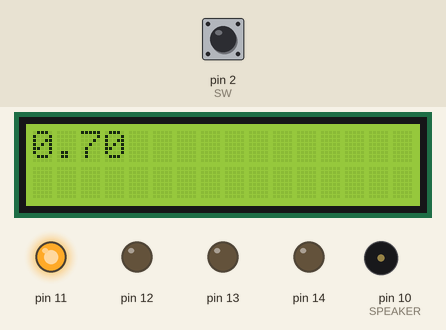
A sketch run on a simulated Arduino Uno, built with avr-gcc and run on an emulated ATmega328P. Shown: 16×2 character LCD, output pins drawn as LEDs (lit = HIGH), buzzer (waves = sounding, pin HIGH). The test bench sets the inputs (shaded band); at power-on: pin 2 (SW) HIGH.

Above: at 1.2 s.
1.3 s: pin 2 (SW) pulled LOW for 0.15 s
At 1.9 s:
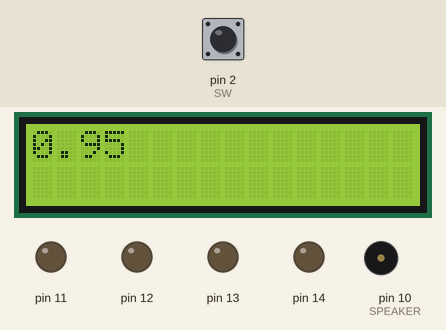
2.0 s: pin 2 (SW) pulled LOW for 1 s
At 2.9 s:
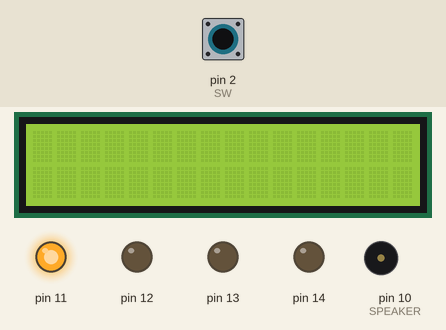
3.6 s: pin 2 (SW) pulled LOW for 0.15 s
At 4.22 s:
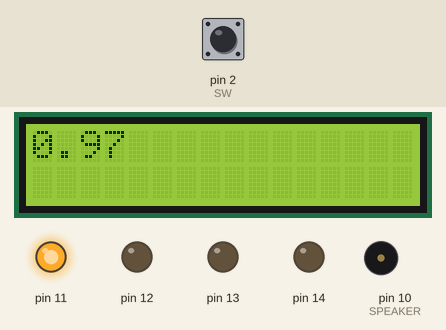
4.3 s: pin 2 (SW) pulled LOW for 1 s
At 5.3 s:
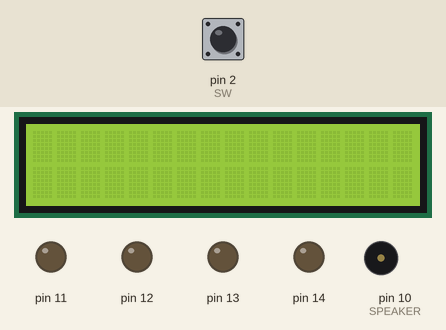
Timing chart, 0 to 6.9 s (numbered marks = the images above; inputs shaded):
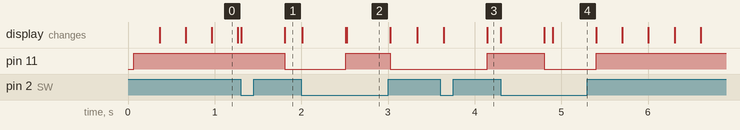

The sketch:

variable.ino
```cpp
#include <FastSPI_LED2.h>
#include <LiquidCrystal.h>
#define SPEAKER 10
#define SW 2
#define BRIGHTNESS 255
LiquidCrystal lcd(8, 9, 4, 5, 6, 7); 	// initialize LCD library
CRGB leds[1];
//1 ). Declare variable here!
float abc;
boolean kupo;
int button, knob, light, rtemp;
//float temp;
void setup() {
  pinMode(SW, INPUT);
  pinMode(SPEAKER, OUTPUT);
  pinMode(11, OUTPUT);
  pinMode(12, OUTPUT);
  pinMode(13, OUTPUT);
  pinMode(14, OUTPUT);
  lcd.begin(16, 2);
  lcd.clear();
  //uncomment if going to use LED
  /*
    LEDS.setBrightness(BRIGHTNESS);
    //update PIN at A!
    LEDS.addLeds<WS2811, A1, RGB>(leds, 1);
    LEDS.show();
  */
  //2.) Setup here
  //------- START SETUP -----------------------
   abc = 0;
   kupo = true;

  //------- END OF SETUP -----------------------
}

void loop() {
  //------- START CODE-----------------------
  //uncomment to get stuff from input
  button = digitalRead(2);
  //knob = analogRead(A3);
  //light = analogRead(A4);
  //rtemp = analogRead(A5);
  //uncomment to convert rtemp to temparature (temp);
  //temp = ((float(rtemp) * 0.25) - 25.51);
  //3) Main Code


  if(button == false)
  {
    kupo = !kupo;
    delay(500);
  }
  digitalWrite(11, kupo);
  if(kupo)
  {
      abc = abc + 0.01;
    lcd.print(abc);
    delay(10);
    lcd.clear();
  }else
  {
     lcd.print(abc);
     delay(100);
    lcd.clear();
  }


  //SNIPPET
  //tone(SPEAKER, 300);
  //noTone(SPEAKER);
  //use color led
  /*
    leds[0] = CRGB::Blue;
    LEDS.show();
  */


  //------- END OF MAIN CODE -----------------------
}
```

Measured:
- after the input at 1.3 s, pin 11: HIGH → LOW after 0.51 s
- after the input at 2.0 s, pin 11: LOW → HIGH after 0.51 s, → LOW 0.51 s later
- after the input at 3.6 s, pin 11: LOW → HIGH after 0.54 s
- after the input at 4.3 s, pin 11: HIGH → LOW after 0.50 s, → HIGH 0.60 s later
